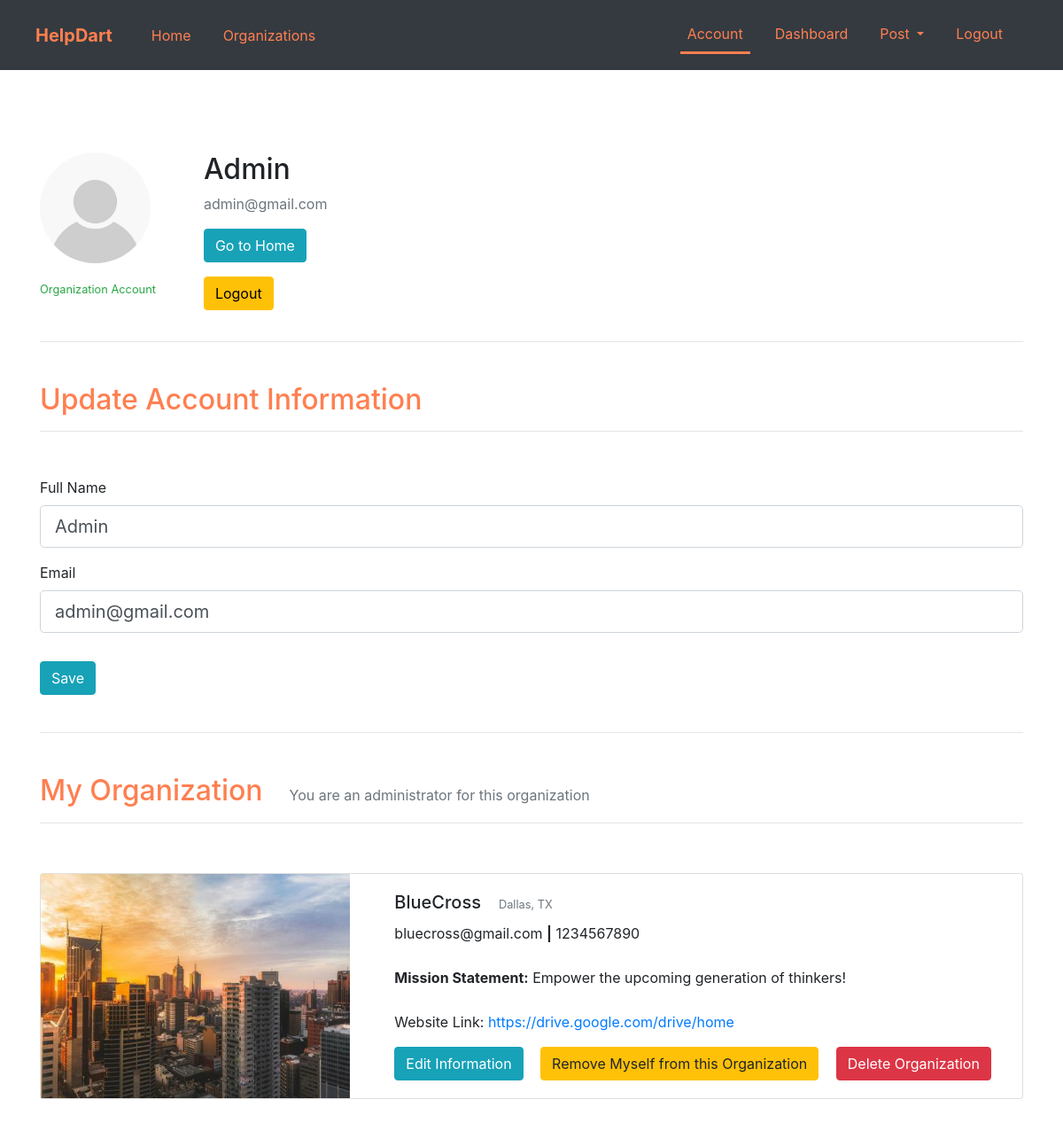
Screenshot of /account (signed in) with the database file from the repository.
### app.py (models this page shows, shortened)
class Client(db.Model, UserMixin):
    id = db.Column(db.Integer, primary_key=True)
    is_organization = db.Column(db.Boolean, default=False)
    full_name = db.Column(db.String(60))
    email = db.Column(db.String(120), unique=True)
    password = db.Column(db.String(60))
    answered_organization_questions = db.Column(db.Boolean, default=False)
    organization_id = db.Column(db.Integer, db.ForeignKey('organization.id'))
    event_registered_for = db.Column(db.Integer, db.ForeignKey('event.id'))

class Organization(db.Model, UserMixin):
    id = db.Column(db.Integer, primary_key=True)
    organization_name = db.Column(db.String(120), default=None)
    primary_location = db.Column(db.String(120), default=None)
    mission_statement = db.Column(db.String(240), default=None)
    email_contact = db.Column(db.String(120), default=None)
    phonenumber_contact = db.Column(db.String(120), default=None)
    website_link = db.Column(db.String(120), default=None)
    image = db.Column(db.String(120), default="default_organization.jpg")
    security_code = db.Column(db.String(120), default=None)
    administrators = db.relationship("Client", backref="administrator")
    events = db.relationship("Event", backref="event")

### app.py (the view, shortened to what this page needs)
@app.route("/account", methods=["GET", "POST"])
@login_required
def account():
    form = UpdateAccountForm()
    user_organization_obj = None
    if current_user.is_organization == True:
        user_organization_obj = Organization.query.filter_by(id=current_user.organization_id).first()
    if request.method == "GET":
        form.fullname.data = current_user.full_name
        form.email.data = current_user.email
    if current_user.is_organization and current_user.answered_organization_questions == True:
        return render_template("account.html", form=form, user_organization_obj=user_organization_obj)
    else:
        return render_template("account.html", form=form, user_organization_obj=user_organization_obj)

### app.py
class UpdateAccountForm(FlaskForm):
    fullname = StringField("Full Name")
    email = EmailField("Email")
    submit = SubmitField("Save")

### app.py (called while the page is built)
@login_manager.user_loader
def load_user(user_id):
    return Client.query.get(int(user_id))

### templates/account.html (shortened to what this page needs)
{% extends "layout.html" %}
{% block navbar_links %}
    <div class="collapse navbar-collapse" id="navbarText">
        <ul class="navbar-nav mr-auto">
            <li class="nav-item" style="padding-right: 20px;">
                <a class="nav-link" href="{{ url_for('home') }}" style="color: coral;">Home</a>
            </li>
            <li class="nav-item" style="padding-right: 20px;">
                <a class="nav-link" href="{{ url_for('organizations') }}" style="color: coral;">Organizations</a>
            </li>
        </ul>
        <ul class="navbar-nav ml-auto" >
            {% if current_user.is_authenticated %}
                <li class="nav-item active" style="padding-right: 20px;">
                    <div style="border-bottom: solid; border-bottom-color: coral;"><a class="nav-link" href="{{ url_for('account') }}" style="color: coral;">Account<span class="sr-only">(current)</span></a></div>
                </li>
                {% if current_user.is_organization and current_user.answered_organization_questions %}
                    <li class="nav-item" style="padding-right: 20px;">
                        <a class="nav-link" href="{{ url_for('dashboard') }}" style="color: coral;">Dashboard</a>
                    </li>
                    <li class="nav-item dropdown" style="padding-right: 20px;">
                        <a style="color: coral;" class="nav-link dropdown-toggle" href="#" id="navbarDropdown" role="button" data-toggle="dropdown" aria-haspopup="true" aria-expanded="false">
                            Post
                        </a>
                    </li>
                {% endif %}
                <li class="nav-item" style="padding-right: 20px;">
                    <a class="nav-link" href="{{ url_for('logout') }}" style="color: coral;">Logout</a>
                </li>
            {% endif %}
        </ul>
    </div>
{% endblock navbar_links %}
{% block main %}
    <div class="container" style="padding-bottom: 200px;">
        <div class="mt-5">
            <div class="media">
                <figure>
                    <img class="rounded-circle" src="{{ url_for('static', filename='images/default_user.jpg') }}" style="width: 125px; height: 125px;">
                    <figcaption>
                        <p class="mt-3 text-center">
                            {% if current_user.is_organization %}
                                <small class="text-success">Organization Account</small>
                            {% endif %}
                        </p>
                    </figcaption>
                </figure>
                <div class="media-body">
                    <div class="ml-4" style="padding-left: 30px;">
                        <h2 class="account-heading">{{ current_user.full_name }}</h2>
                        <p class="text-secondary">{{ current_user.email }}</p>
                        <p class="text-secondary">
                            <a style="color: white;" class="btn btn-info" href="{{ url_for('home') }}">Go to Home</a>
                        </p>
                        <p class="text-secondary">
                            <a style="color: black;" class="btn btn-warning" href="{{ url_for('logout') }}">Logout</a>
                        </p>
                    </div>
                </div>
            </div>
            <hr>
        </div>
        <div>
            <div class="text-left">
                <h2 style="color: coral; padding-top: 30px;">Update Account Information</h2>
                <hr>
            </div>
            <div style="padding-top: 35px;">
                <form method="POST" action="" enctype="multipart/form-data">
                    <fieldset class="form-group">
                        <div class="form-group">
                            {{ form.fullname.label(class="form-control-label") }}
                            {% if form.fullname.errors %}
                                {{ form.fullname(class="form-control form-control-lg is-invalid") }}
                                <div class="invalid-feedback">
                                    {% for error in form.fullname.errors %}
                                        <span>{{ error }}</span>
                                    {% endfor %}
                                </div>
                            {% else %}
                                {{ form.fullname(class="form-control form-control-lg") }}
                            {% endif %}
                        </div>
                        <div class="form-group">
                            {{ form.email.label(class="form-control-label") }}
                            {% if form.email.errors %}
                                {{ form.email(class="form-control form-control-lg is-invalid") }}
                                <div class="invalid-feedback">
                                    {% for error in form.email.errors %}
                                        <span>{{ error }}</span>
                                    {% endfor %}
                                </div>
                            {% else %}
                                {{ form.email(class="form-control form-control-lg") }}
                            {% endif %}
                        </div>
                    </fieldset>
                    <div class="form-group">
                        {{ form.submit(class="btn btn-info") }}
                    </div>
                </form>
            </div>
        </div>
        <div style="padding-top: 10px;"><hr></div>
        {% if current_user.is_organization == True and current_user.answered_organization_questions == True %}
            {% if user_organization_obj != None %}
                <div class="text-left" style="padding-top: 30px;">
                    <span class="h2" style="padding-right: 30px; color: coral;">My Organization</span><span class="text-muted">You are an administrator for this organization</span>
                    <hr>
                </div>
                <div style="padding-top: 40px;">
                    <div class="card">
                        <div class="row">
                            <div class="col-md-4">
                                <img src='{{ user_organization_obj.image }}' class="rounded-start" style="height: 100vh; width: 100vw; overflow: hidden; width: 100%; height: 100%; object-fit: cover;" alt="Organization image">
                            </div>
                            <div class="col-md-8">
                                <div class="card-body">
                                    <span class="h5" style="padding-top: 10px; padding-right: 20px;">{{ user_organization_obj.organization_name }}</span><span><small class="text-muted">{{ user_organization_obj.primary_location }}</small></span>
                                    <p class="card-text" style="padding-top: 10px;">{{ user_organization_obj.email_contact }} <b>|</b> {{ user_organization_obj.phonenumber_contact }}</p>
                                    <p class="card-text" style="padding-top: 10px;"><b>Mission Statement:</b> {{ user_organization_obj.mission_statement }}</p>
                                    <p class="card-text" style="padding-top: 10px;">Website Link: <a href="{{ user_organization_obj.website_link }}" target="_blank">{{ user_organization_obj.website_link }}</a></p>
                                    <form method="POST" action="" enctype="multipart/form-data">
                                        <span style="padding-right: 15px;">
                                            <input type="submit" class="btn btn-info" id="edit_organization_info" name="edit_organization_info" value="Edit Information">
                                        </span>
                                        <span style="padding-right: 15px;">
                                            <input type="submit" class="btn btn-warning" id="remove_from_organization" name="remove_from_organization" value="Remove Myself from this Organization">
                                        </span>
                                        <span>
                                            <input type="submit" class="btn btn-danger" id="delete_organization" name="delete_organization" value="Delete Organization">
                                        </span>
                                    </form>
                                </div>
                            </div>
                        </div>
                    </div>
                </div>
            {% endif %}
        {% endif %}
    </div>
{% endblock main %}

### templates/layout.html (shortened to what this page needs)
<!doctype html>
<html lang="en">
  <head>
	<link rel="stylesheet" href="https://cdn.jsdelivr.net/npm/bootstrap@4.0.0/dist/css/bootstrap.min.css">
  </head>
  <header>
	<nav class="navbar navbar-expand-lg navbar-dark bg-dark fixed-top">
		<div class="container navcolor" style="padding: 10px;">
			<a class="navbar-brand" href="{{ url_for('home') }}" style="color: coral; padding-right: 20px;"><b>HelpDart</b></a>
			{% block navbar_links %}
			{% endblock navbar_links %}
		</div>
	</nav>
  </header>
  <body>
    <div style="padding-top: 100px;">
        {% with messages = get_flashed_messages(with_categories=true) %}
            <br>
        {% endwith %}
        {% block main %}
        {% endblock main %}
    </div>
</body>
</html>

### rows the page displays
Client: full_name "Admin", email "admin@gmail.com"
Organization: organization_name "BlueCross", primary_location "Dallas, TX", email_contact "bluecross@gmail.com", phonenumber_contact "1234567890", mission_statement "Empower the upcoming generation of thinkers!", website_link "https://drive.google.com/drive/home"
